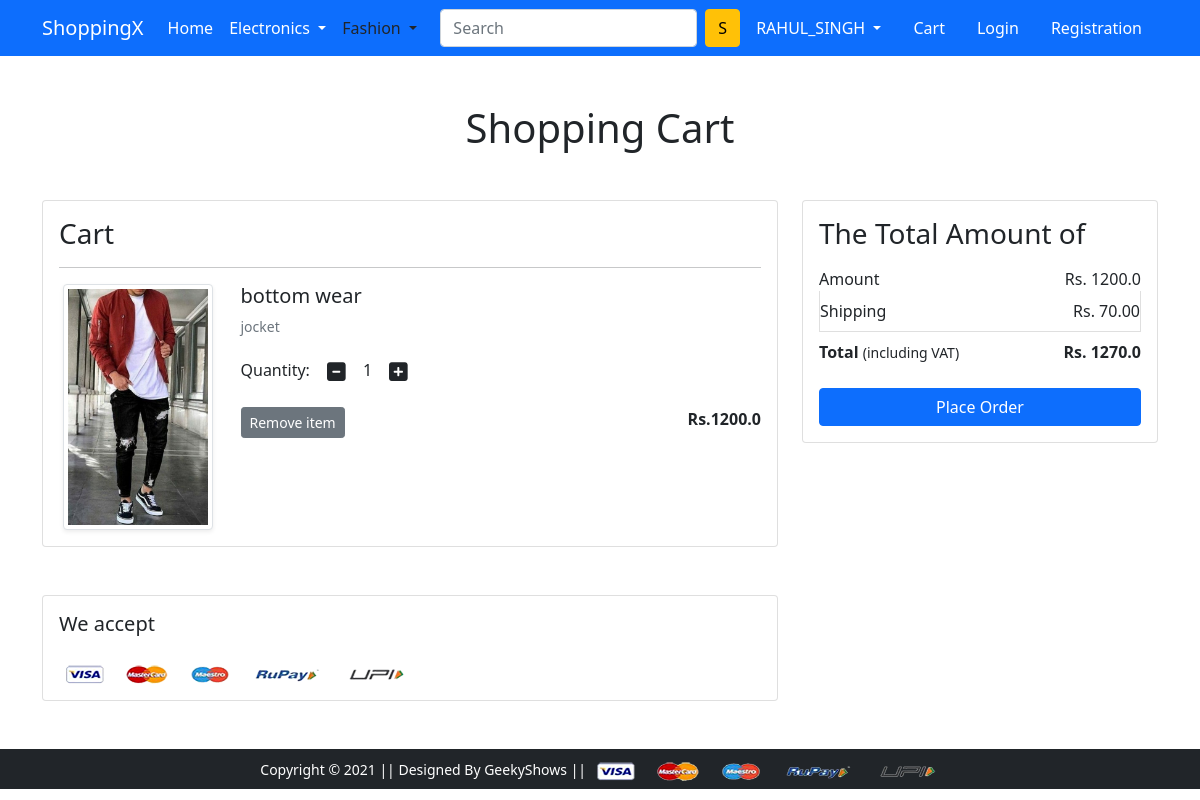
The app's page /cart/ (signed in) with its own data.
### app/models.py (models this page shows, shortened)
class Cart(models.Model):
    user = models.ForeignKey(User, on_delete=models.CASCADE)
    product= models.ForeignKey(Product, on_delete=models.CASCADE)
    quantity= models.PositiveIntegerField(default=1)

class Product(models.Model):
    title = models.CharField(max_length=100)
    selling_price = models.FloatField()
    discounted_price = models.FloatField()
    description = models.TextField()
    brand = models.CharField(max_length=100)
    category = models.CharField(choices=CATEGORY_CHOICES, max_length=2)
    product_image = models.ImageField(upload_to="productimg")

### app/views.py (the view)
# urls.py: path('cart/', views.show_cart, name='showcart'),
def show_cart(request):
    if request.user.is_authenticated:
        user=request.user
        cart= Cart.objects.filter(user=user)
        amount = 0.0
        shipping_amount=70.0
        total_amount=0.0
        cart_product=[p for p in Cart.objects.all() if p.user == user]
        if cart_product:
            for p in cart_product:
                tempamount=(p.quantity*p.product.discounted_price)
                amount+= tempamount
                total_amount=amount+shipping_amount
            return render(request, 'app/addtocart.html',{'carts':cart, 'total_amount':total_amount, 'amount':amount})
        else:
            return render(request, 'app/emptycart.html')

### app/templates/app/addtocart.html (shortened to what this page needs)
{% extends 'app/base.html' %}
{% load static %}
{% block main-content %}
<div class="container my-5">
 <div class="row">
  <h1 class="text-center mb-5">Shopping Cart</h1>
  <div class="col-sm-8">
  <div class="card">
   <div class="card-body">
    <h3>Cart</h3>
    {% for cart in carts %}
    <hr>
    <div class="row">
     <div class="col-sm-3 text-center align-self-center"><img src="{{cart.product.product_image.url}}" alt="" srcset="" class="img-fluid img-thumbnail shadow-sm" height="150" width="150"> </div>
     <div class="col-sm-9">
      <div>
       <h5>{{cart.product.title}}</h5>
       <p class="mb-2 text-muted small">{{cart.product.description}}</p>
       <div class="my-3">
        <label for="quantity">Quantity:</label>
        <a class="minus-cart btn" pid="{{cart.product.id}}"><i class="fas fa-minus-square fa-lg"></i></a>
          <span id="quantity">{{cart.quantity}}</span>
        <a class="plus-cart btn" pid="{{cart.product.id}}"><i class="fas fa-plus-square fa-lg"></i></a>
       </div>
       <div class="d-flex justify-content-between">
        <a href="#" class="btn btn-sm btn-secondary mr-3 remove-cart" pid="{{cart.product.id}}">Remove item </a>
        <p class="mb-0"><span><strong>Rs.{{cart.product.discounted_price}}</strong></span></p>
       </div>
      </div>
     </div>
    </div>
    {% endfor %}
   </div>
   </div>
  </div>
  <div class="col-sm-4">
   <div class="card">
    <div class="card-body">
      <h3>The Total Amount of</h3>
      <ul class="list-group">
       <li class="list-group-item d-flex justify-content-between align-items-center border-0 px-0 pb-0">Amount<span>Rs. <span id="amount">{{amount}}</span> </span></li>
       <li class="list-group-item d-flex justify-content-between align-items-center px-0">Shipping<span>Rs. 70.00</span></li>
       <li class="list-group-item d-flex justify-content-between align-items-center border-0 px-0 mb-3">
        <div>
           <strong>Total</strong> <small>(including VAT)</small>
         </div>
         <span><strong>Rs. <strong id="totalamount">{{total_amount}}</strong></strong></span>
       </li>
      </ul>
      <div class="d-grid"><a href="{% url 'checkout' %}" class="btn btn-primary">Place Order</a></div>
    </div>
   </div>
  </div>
 </div>
</div>
<div class="container">
 <div class="row">
  <div class="col-sm-8">
   <div class="card">
    <div class="card-body">
      <h5 class="mb-4">We accept</h5>
      <img src="{% static 'app/images/payment.png' %}" alt="" class="img-fluid">
    </div>
  </div>
  </div>
 </div>
</div>
{% endblock main-content %}

### records on screen
Cart: product.product_image (picture), product "bottom wear", product.description "jocket", quantity "1", product.discounted_price "1200.0"

### other values on screen
{{ amount }} "1200.0"
{{ total_amount }} "1270.0"
